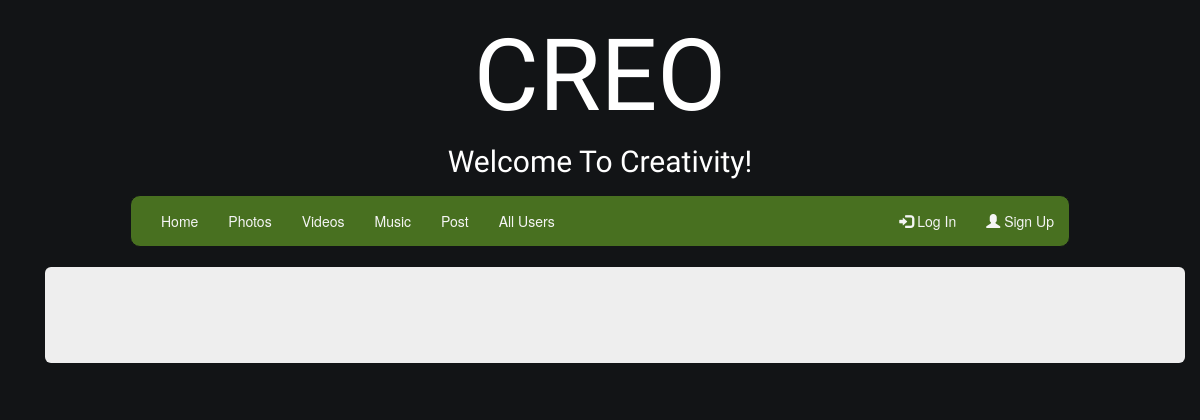
The app's page /creo/videos/, older data.
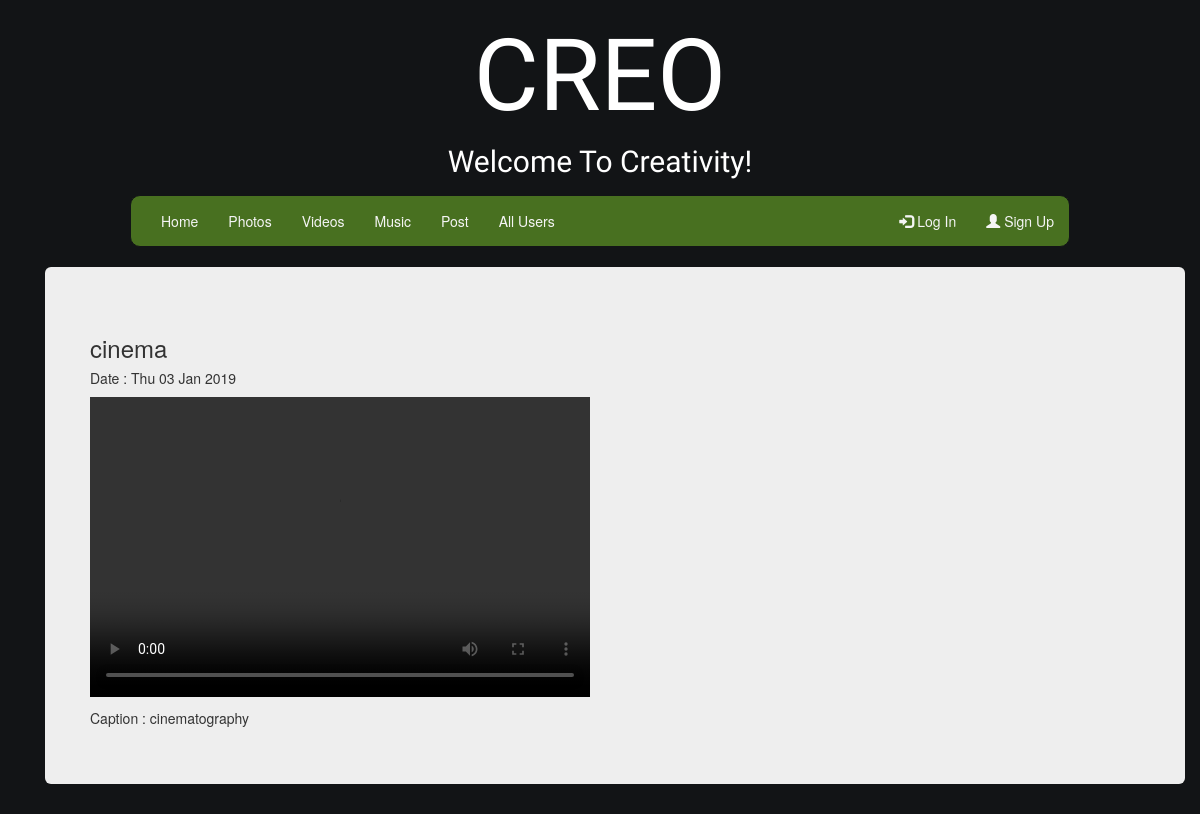
The same page, newer data.
### creo/models.py (models this page shows, shortened)
class PostSubmission(models.Model):
    POST_CHOICES = (
   (0, 'Image'),
   (1, 'Video'),
   (2,'Audio')
   )
    title = models.CharField(max_length=75)
    description = models.CharField(max_length=500)
    pub_date = models.DateTimeField(auto_now_add=True)
    content = models.FileField(upload_to ='posts', blank=True)
    post_type = models.CharField(choices=POST_CHOICES, max_length=12,)
    publisher = models.ForeignKey(User,on_delete=models.CASCADE,)
    like_count = models.IntegerField(default=0)
    comment_count = models.IntegerField(default=0)

### creo/views.py (the view)
# urls.py: path('videos/',views.allvideo,name="allvideo"),
def allvideo(request):
    latest_submissions = PostSubmission.objects.order_by('-like_count','-pub_date')
    context = { 'latest_submissions': latest_submissions }
    return render(request, 'allvideo.html', context)

### creo/templates/allvideo.html (shortened to what this page needs)
{% extends "base.html" %}
{% block contents %}
<div class="jumbotron">
{% if latest_submissions %}
{% for submission in latest_submissions %}
<div class="row">
      {%if submission.post_type == "1" %}
            <h3>{{submission.title}}</h3>
            <h5>Date : {{submission.pub_date|date:"D d M Y"}}</h5>
            <a href="{% url 'detailpost' submission.id %}">
            <video width="500" height="300" controls>
                        <source src="{{ submission.content.url }}/" type="video/mp4">
                        <source src="{{ submission.content.url }}/" type="video/ogg">
            </video>
            </a>
            <h5>Caption : {{submission.description}}</h5>
      {%endif%}
</div>
{% endfor %}
{% else %}
<p>No submissions are available.</p>
</div>
{% endif %}
{% endblock %}

### templates/base.html (shortened to what this page needs)
{%load static%}
<!DOCTYPE html>
<html lang="en">
<head>
    <link rel="stylesheet" type="text/css" href="{% static '/css/intro.css' %}">
  <link rel="stylesheet" href="https://maxcdn.bootstrapcdn.com/bootstrap/3.3.7/css/bootstrap.min.css">
</head>
<body style="background-color:#121416;">
<div id="div1">
  <h1 style="font-size: 100px;">CREO</h1>
  <p style="font-size: 30px;">Welcome To Creativity!</p>
</div>
<div class="container">
<div class="first">
<nav class="navbar navbar-default narvbar-brand navbar-fixed">
  	<div class="container-fluid abc">
        <ul class="nav navbar-nav">
            <li class="nav-item"><a href="/" style="color:whitesmoke;">Home</a></li>
            <li class="nav-item"><a href="{% url "allimage" %}" style="color:whitesmoke;">Photos</a></li>
            <li class="nav-item"><a href="{% url "allvideo" %}" style="color:whitesmoke;">Videos</a></li>
            <li class="nav-item"><a href="{% url "allaudio" %}" style="color:whitesmoke;">Music</a></li>
            <li class="nav-item"><a href="{% url "post" %}" style="color:whitesmoke;">Post</a></li>
            <li class="nav-item"><a href="{% url "allusers" %}" style="color:whitesmoke;">All Users</a></li>
        </ul>
        <ul class="nav navbar-nav navbar-right">
            {%if user.is_authenticated%}
                <li class="nav-item">
                    <a class="nav-item nav-link" href="{% url "profile" %}">Profile</a>
                </li>
                <li class="nav-item">
                     <a class="nav-item nav-link" href="{% url "user_logout" %}">Log Out</a>
                </li>
            {%block navcontents%}
            {%endblock%}
            {%else%}
                <li class="nav-item">
                    <a style="color:whitesmoke"; class="nav-item nav-link" href="{% url "signin" %}" style="color:whitesmoke";><span class="glyphicon glyphicon-log-in"></span> Log In</a>
                </li>
                <li class="nav-item">
                    <a style="color:whitesmoke"; class="nav-item nav-link" href="{% url "createaccount" %}" style="color:whitesmoke";><span class="glyphicon glyphicon-user"></span> Sign Up</a>
                </li>
            {%endif%}
        </ul>
    </div>
</nav>
</div>
<div class="container">
        {%block contents%}
        {%endblock%}
</div>
</div>
</body>
</html>

### static/css/intro.css (style rules this page uses)
#div1 { position: relative; border: 1px solid #121416; background-color:#121416; color:white; text-align: center; font-family: 'ZCOOL KuaiLe', cursive; }
nav.navbar { top:0; position: sticky; background-color: rgb(72, 112, 32); color: black; opacity: 5; border: 1px solid #121416; border-radius: 10px; }
.first { padding-left: 100px; padding-right: 100px; }

Row changes from the older to the newer data that the page shows:
now on this page (row edited): PostSubmission: title "cinema", pub_date "Thu 03 Jan 2019", description "cinematography"
